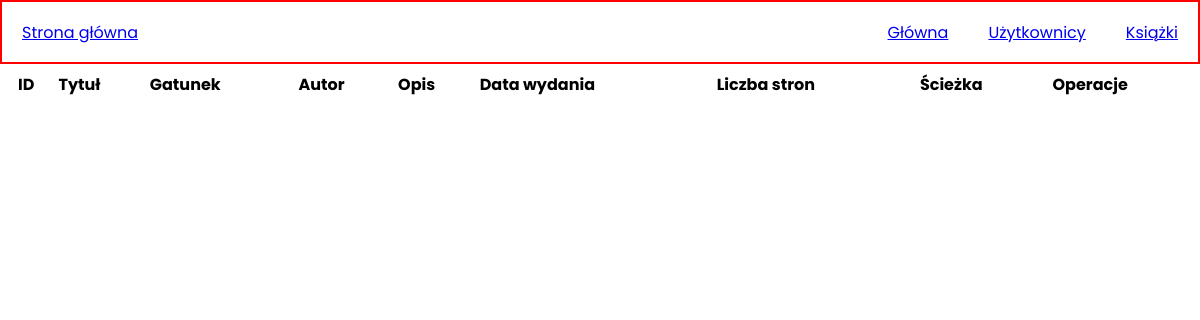
/adminpanel.php?page=books (signed in), run on an earlier commit of the app's database.
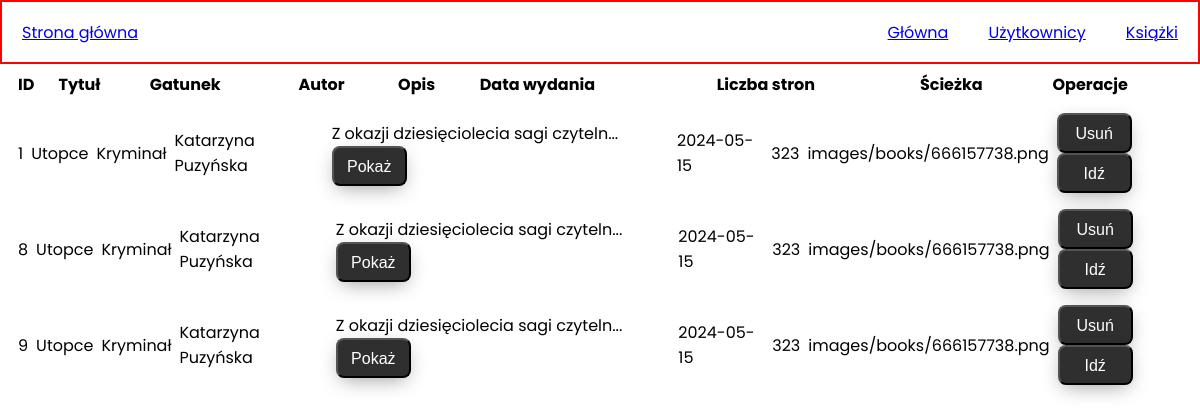
And on a later commit of the database.
### tables this page shows
CREATE TABLE `books` (
  `Book_ID` int(11) NOT NULL,
  `Book_author` varchar(100) NOT NULL,
  `Book_genre` varchar(50) NOT NULL,
  `Book_title` varchar(100) NOT NULL,
  `Book_description` text NOT NULL,
  `Book_release` date NOT NULL,
  `Book_pages` varchar(20) NOT NULL,
  `Book_imgpath` varchar(255) NOT NULL
);

### modules/database.php (called while the page is built, shortened)
<?php
Class DataBase{
    public $con = null;
    function __construct($dbhost = 'localhost', $dbuser = 'root', $dbpass = '', $dbname = 'bookinc'){
        $this->con = mysqli_connect($dbhost, $dbuser, $dbpass, $dbname);
    }
    function query($query, $parameters = []){
        $stmt = $this->con->prepare($query);
        if($stmt->execute()){
            $result = $stmt->get_result();
            return $result;
        }else{
            die("Error in executing a statement" . $this->con->error);
        }
    }
}
?>

### modules/adminpanel/adminpanel_model.php (called while the page is built, shortened)
<?php
function getAllBooks($db) {
    $result = $db->query("SELECT * FROM books");
    return $result;
}

### modules/adminpanel/adminpanel_view.php (the view, shortened to what this page needs)
<?php
require_once 'adminpanel_model.php';
function showAllBooksTable($result) {
    echo "<table>
            <tr>
                <th>ID</th>
                <th>Tytuł</th>
                <th>Gatunek</th>
                <th>Autor</th>
                <th>Opis</th>
                <th>Data wydania</th>
                <th>Liczba stron</th>
                <th>Ścieżka</th>
                <th>Operacje</th>
            </tr>
        </table>";
    while ($row = $result->fetch_assoc()) {
        echo '<table>';
        echo '<tr>';
        echo '<td>' . $row['Book_ID'] . "</td>";
        echo '<td>' . $row['Book_title'] . "</td>";
        echo '<td>' . $row['Book_genre'] . "</td>";
        echo '<td>' . $row['Book_author'] . "</td>";
        echo '<td>' . substr($row['Book_description'], 0, 40) . '...  ' . '<input id="show-button-' . $row['Book_ID'] . '" type="button" onclick="showDescription(' . $row['Book_ID'] . ')" value="Pokaż" id="show">' . "</td>";
        echo '<td>' . $row['Book_release'] . "</td>";
        echo '<td>' . $row['Book_pages'] . "</td>";
        echo '<td>' . $row['Book_imgpath'] . "</td>";
        echo "<td>
                    <form method='POST'>
                        <input type=hidden name=idbook value=" . $row["Book_ID"] . " >
                        <input type=submit onclick='return confirm(\"Czy na pewno chcesz usunąć?\");' value=Usuń name=deletebook >
                        <input type=hidden name=titlebook value=" . urlencode($row["Book_title"]) . " >
                        <input type=hidden name=authorbook value=" . urlencode($row["Book_author"]) . " >
                        <input type=submit value=Idź name=gotobook >
                    </form>
                    </td>";
        echo '</tr>';
        echo '</table>';
    }
}

What changed in the data, as far as the page shows it:
added books: Book_ID "1", Book_title "Utopce", Book_genre "Kryminał", Book_author "Katarzyna Puzyńska", Book_description "Z okazji dziesięciolecia sagi czyteln", Book_release "2024-05-15", Book_pages "323", Book_imgpath "images/books/666157738.png"
added books: Book_ID "8", Book_title "Utopce", Book_genre "Kryminał", Book_author "Katarzyna Puzyńska", Book_description "Z okazji dziesięciolecia sagi czyteln", Book_release "2024-05-15", Book_pages "323", Book_imgpath "images/books/666157738.png"
added books: Book_ID "9", Book_title "Utopce", Book_genre "Kryminał", Book_author "Katarzyna Puzyńska", Book_description "Z okazji dziesięciolecia sagi czyteln", Book_release "2024-05-15", Book_pages "323", Book_imgpath "images/books/666157738.png"
